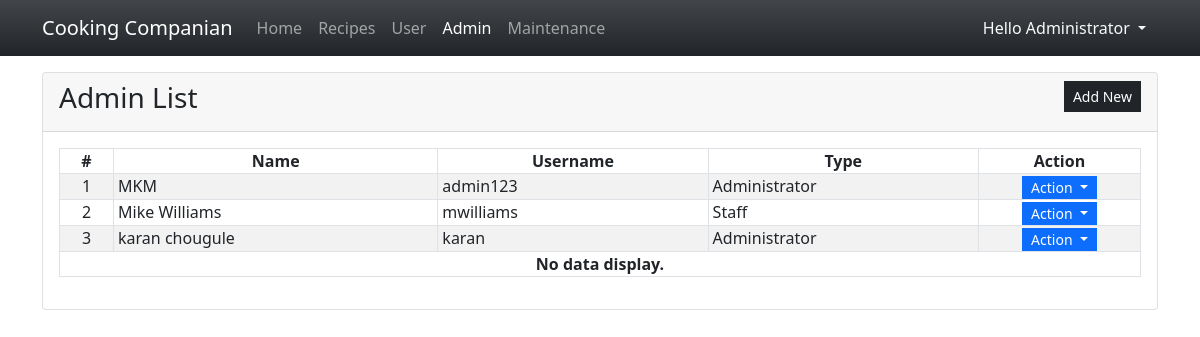
The app's page /admin/?page=admin (signed in) with its own data.
### tables this page shows
CREATE TABLE `admin_list` (
            `admin_id` INTEGER NOT NULL PRIMARY KEY AUTOINCREMENT,
            `fullname` INTEGER NOT NULL,
            `username` TEXT NOT NULL,
            `password` TEXT NOT NULL,
            `type` INTEGER NOT NULL Default 1,
            `status` INTEGER NOT NULL Default 1,
            `date_created` TIMESTAMP DEFAULT CURRENT_TIMESTAMP
        );

### admin/admin.php (the view, shortened to what this page needs)
<div class="card">
    <div class="card-header d-flex justify-content-between">
        <h3 class="card-title">Admin List</h3>
        <div class="card-tools align-middle">
            <button class="btn btn-dark btn-sm py-1 rounded-0" type="button" id="create_new">Add New</button>
        </div>
    </div>
    <div class="card-body">
        <table class="table table-hover table-striped table-bordered">
            <colgroup>
                <col width="5%">
                <col width="30%">
                <col width="25%">
                <col width="25%">
                <col width="15%">
            </colgroup>
            <thead>
                <tr>
                    <th class="text-center p-0">#</th>
                    <th class="text-center p-0">Name</th>
                    <th class="text-center p-0">Username</th>
                    <th class="text-center p-0">Type</th>
                    <th class="text-center p-0">Action</th>
                </tr>
            </thead>
            <tbody>
                <?php
                $sql = "SELECT * FROM `admin_list` where admin_id != 1 order by `fullname` asc";
                $qry = $conn->query($sql);
                $i = 1;
                    while($row = $qry->fetchArray()):
                ?>
                <tr>
                    <td class="text-center p-0"><?php echo $i++; ?></td>
                    <td class="py-0 px-1"><?php echo $row['fullname'] ?></td>
                    <td class="py-0 px-1"><?php echo $row['username'] ?></td>
                    <td class="py-0 px-1"><?php echo ($row['type'] == 1)? "Administrator" : 'Staff' ?></td>
                    <th class="text-center py-0 px-1">
                        <div class="btn-group" role="group">
                            <button id="btnGroupDrop1" type="button" class="btn btn-primary dropdown-toggle btn-sm rounded-0 py-0" data-bs-toggle="dropdown" aria-expanded="false">
                            Action
                            </button>
                        </div>
                    </th>
                </tr>
                <?php endwhile; ?>
                <?php if(!$qry->fetchArray()): ?>
                    <tr>
                        <th class="text-center p-0" colspan="5">No data display.</th>
                    </tr>
                <?php endif; ?>
            </tbody>
        </table>
    </div>
</div>

### admin/index.php (style rules this page uses)
:root { --bs-success-rgb:71, 222, 152 !important; }
html,body { height:100%; width:100%; }

### records on screen
admin_list: fullname "MKM", username "admin123", type "Administrator"
admin_list: fullname "Mike Williams", username "mwilliams", type "Staff"
admin_list: fullname "karan chougule", username "karan", type "Administrator"

### other values on screen
$_SESSION['fullname'] "Administrator"
